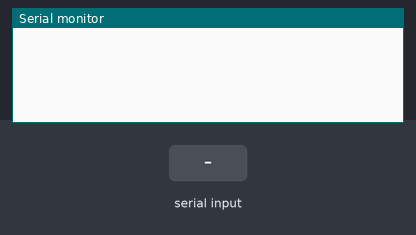
Bench run of a sketch on a simulated Arduino Uno, built with avr-gcc and run on an emulated ATmega328P. On the bench: the last lines printed to the serial monitor. Inputs (shaded band) come from the test bench.

Above: at 1.2 s.
1.3 s: "1" received over the second serial link
At 2.0 s:
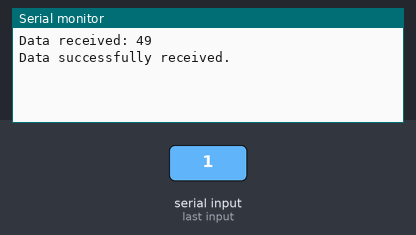
2.8 s: "0" received over the second serial link
At 4.0 s:
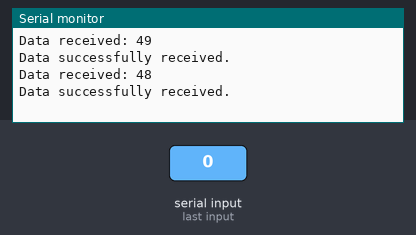
4.3 s: "2" received over the second serial link
At 5.4 s:
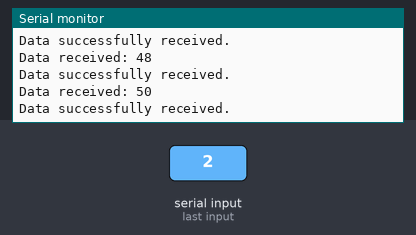

The sketch:

RS485_Reciever_Simplex.ino
```cpp
#include <SoftwareSerial.h>

// Define the pins for the MAX485
#define DE 3
#define RE 2

// Create a SoftwareSerial object to communicate with the MAX485
SoftwareSerial RS485Serial(10, 11); // RX, TX

void setup() {
  // Initialize the serial communication
  Serial.begin(9600);
  RS485Serial.begin(9600);

  // Set the DE and RE pins as outputs
  pinMode(DE, OUTPUT);
  pinMode(RE, OUTPUT);

  // Set DE and RE low to enable receiving mode
  digitalWrite(DE, LOW);
  digitalWrite(RE, LOW);
}

void loop() {
  if (RS485Serial.available()) {
    // Read the received data
    int receivedData = RS485Serial.read();

    // Print the received data to the serial monitor
    Serial.print("Data received: ");
    Serial.println(receivedData);

    // Print a successful message
    Serial.println("Data successfully received.");
  }
}
```

Measured:
- after the input at 1.3 s, the serial monitor: prints a new line at once (image 1)
- after the input at 2.8 s, the serial monitor: prints a new line at once (image 2)
- after the input at 4.3 s, the serial monitor: prints a new line at once (image 3)
